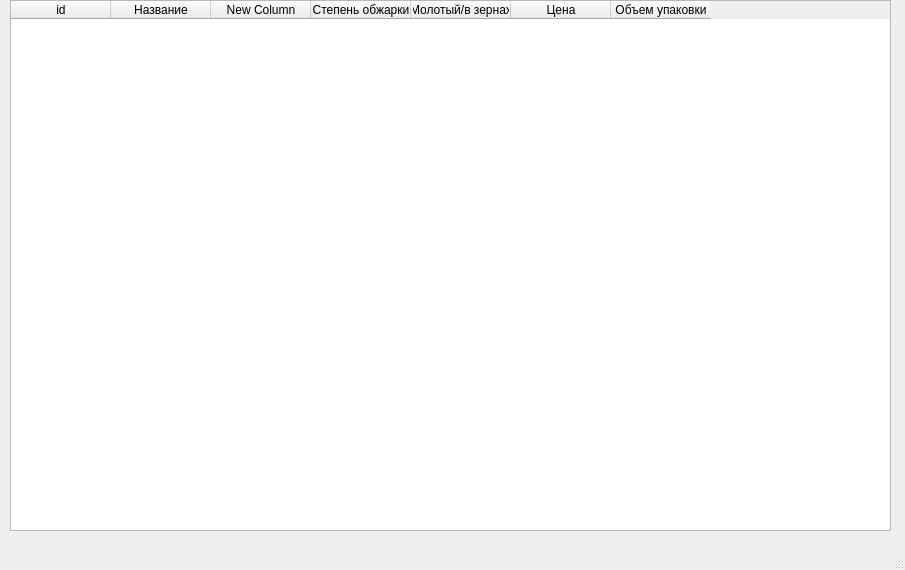
<?xml version="1.0" encoding="UTF-8"?>
<ui version="4.0">
 <class>MainWindow</class>
 <widget class="QMainWindow" name="MainWindow">
  <property name="geometry">
   <rect>
    <x>0</x>
    <y>0</y>
    <width>905</width>
    <height>570</height>
   </rect>
  </property>
  <property name="windowTitle">
   <string>MainWindow</string>
  </property>
  <widget class="QWidget" name="centralwidget">
   <widget class="QTableWidget" name="tableWidget">
    <property name="geometry">
     <rect>
      <x>10</x>
      <y>0</y>
      <width>881</width>
      <height>531</height>
     </rect>
    </property>
    <column>
     <property name="text">
      <string>id</string>
     </property>
    </column>
    <column>
     <property name="text">
      <string>Название</string>
     </property>
    </column>
    <column>
     <property name="text">
      <string>New Column</string>
     </property>
    </column>
    <column>
     <property name="text">
      <string>Степень обжарки</string>
     </property>
    </column>
    <column>
     <property name="text">
      <string>Молотый/в зернах</string>
     </property>
    </column>
    <column>
     <property name="text">
      <string>Цена</string>
     </property>
    </column>
    <column>
     <property name="text">
      <string>Объем упаковки</string>
     </property>
    </column>
   </widget>
  </widget>
  <widget class="QMenuBar" name="menubar">
   <property name="geometry">
    <rect>
     <x>0</x>
     <y>0</y>
     <width>905</width>
     <height>26</height>
    </rect>
   </property>
  </widget>
  <widget class="QStatusBar" name="statusbar"/>
 </widget>
 <resources/>
 <connections/>
</ui>
